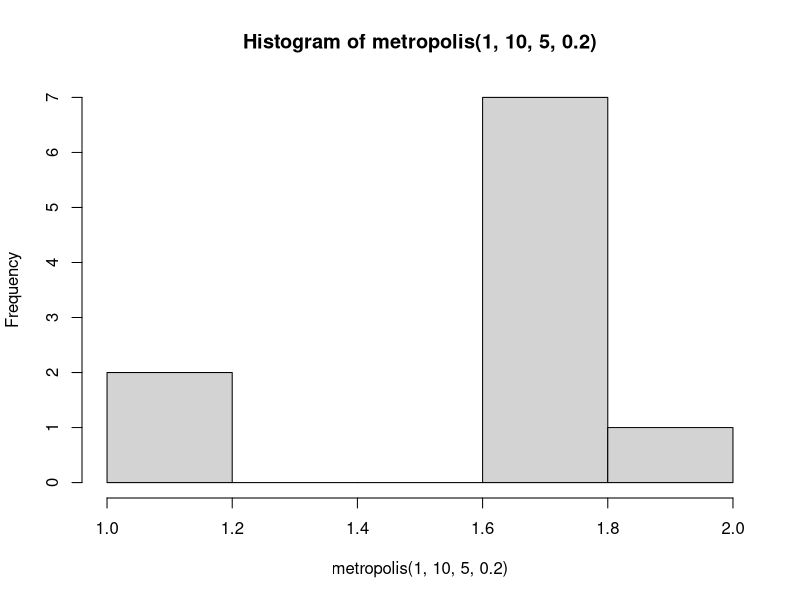
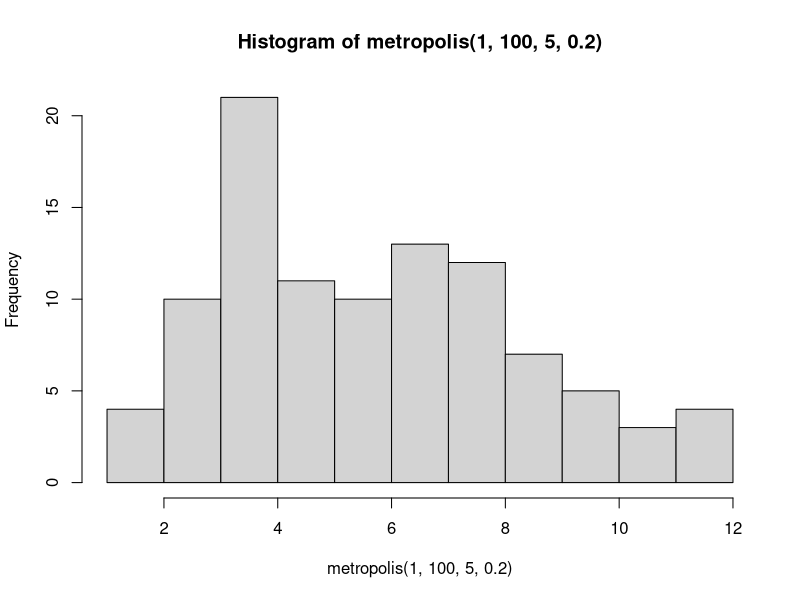
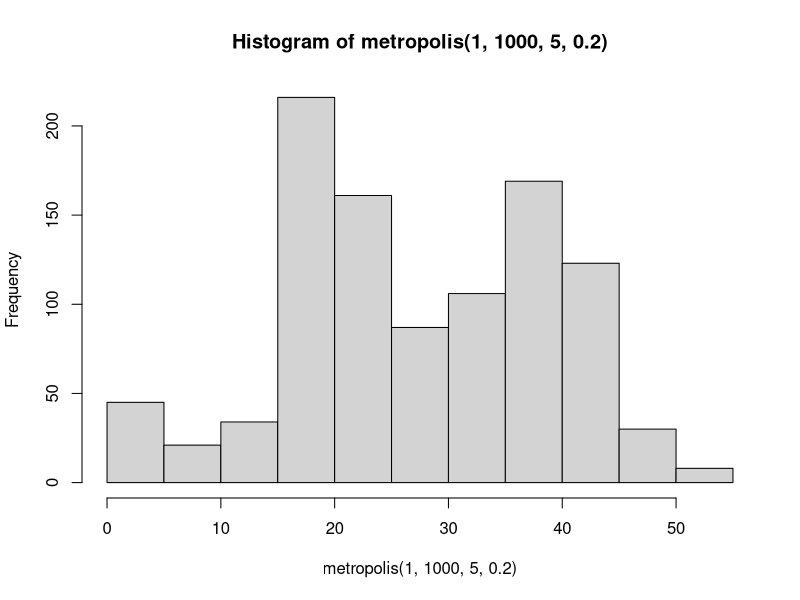
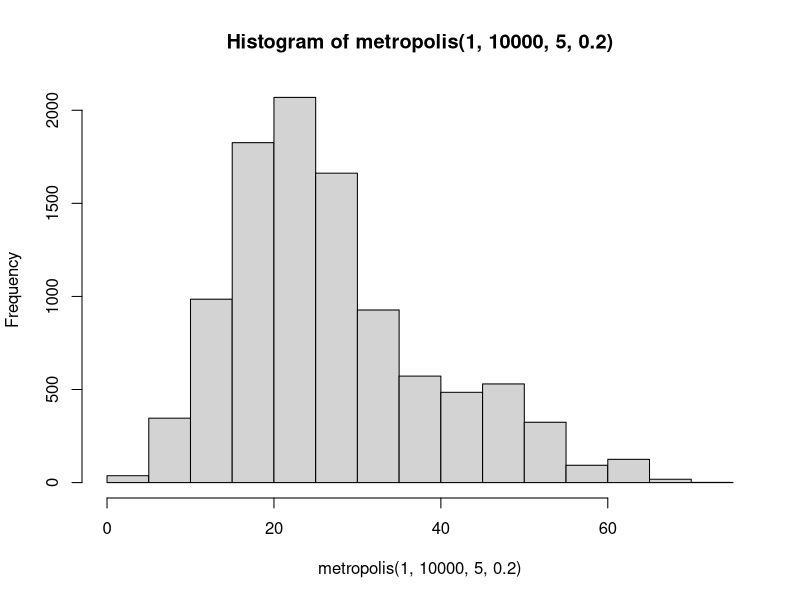
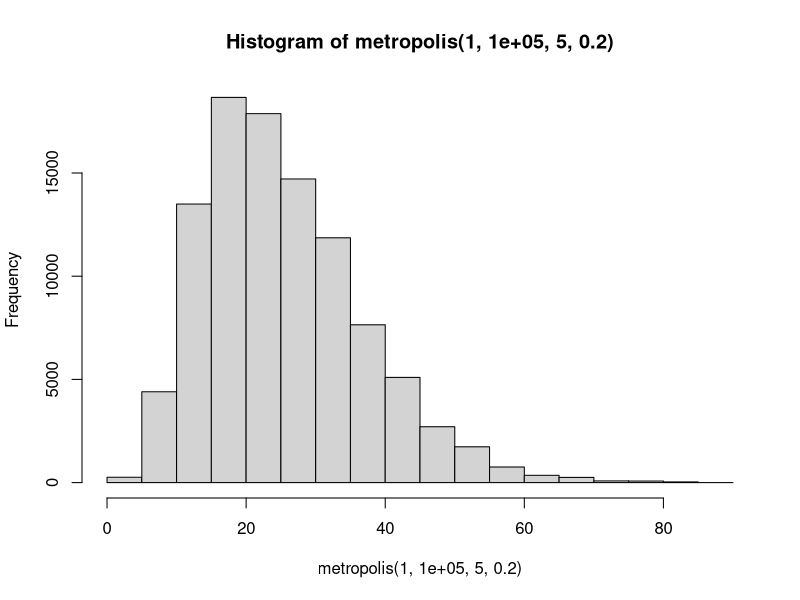
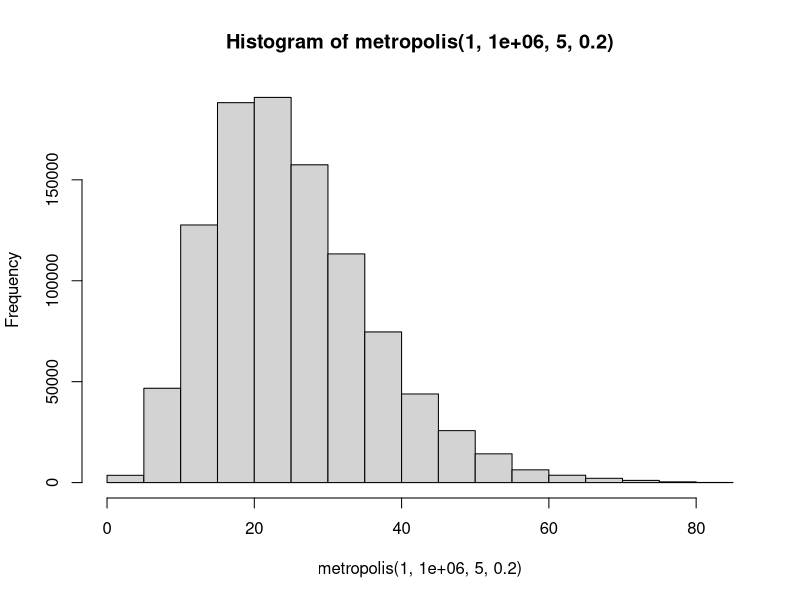
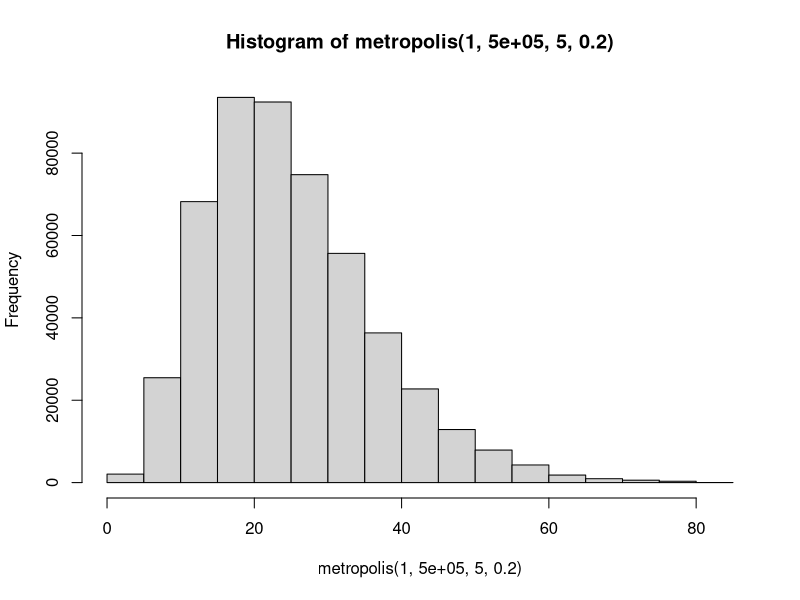
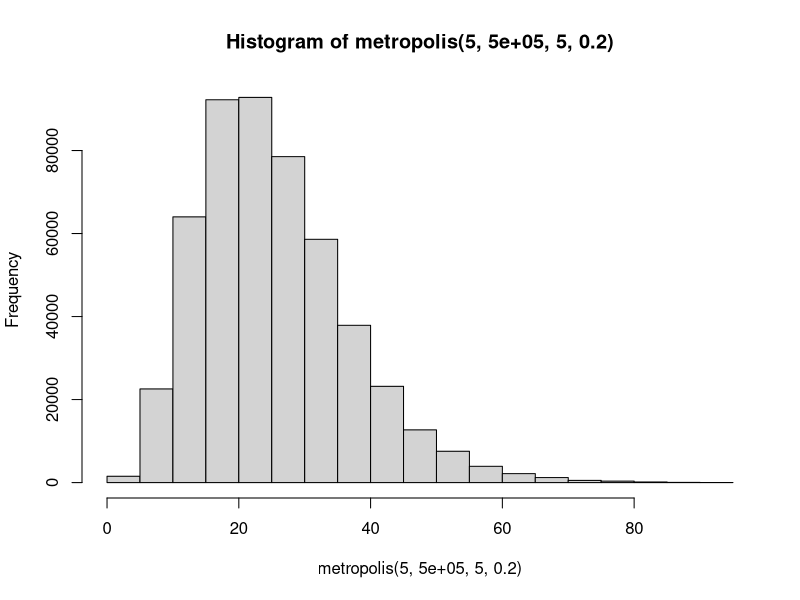

Reproduce these figures in R, in order.
## ---- chunk 1
gamma_func <- function(x, shape, rate) {
  if (x > 0)
    return(x^(shape - 1) * exp(-rate * x))
  else
    return(0)
}
## ---- chunk 2
metropolis <- function(theta_0, n_iter, alpha, beta) {
  theta <- vector(length = n_iter + 1)
  current <- theta_0
  for (k in 1:n_iter + 1) {
    theta[k] <- current
    # Obtenemos el valor propuesto usando la distribución normal
    proposal <- rnorm(1, mean = theta[k], sd = 1)
    # Valor de la densidad gamma para este valor propuesto
    prob_prop <- gamma_func(proposal, shape = alpha, rate = beta)
    # Probabilidad para el valor actual
    prob_current <- gamma_func(current, shape = alpha, rate = beta)
    # Proporción entre ambas probabilidades
    ratio <- prob_prop / prob_current
    # Probabilidad de aceptar el nuevo valor
    prob <- min(1, ratio)
    # Decisión sobre si aceptar el nuevo valor o no
    decision <- rbinom(1, 1, prob)
    # Actualización del valor
    current <- ifelse(decision == 1, proposal, current)
  }
  # Devolvemos theta_1 a theta_(n+1), dando n valores
  return(theta[-1])
}
## ---- chunk 3
hist(metropolis(1, 1e1, 5, 0.2))
hist(metropolis(1, 1e2, 5, 0.2))
hist(metropolis(1, 1e3, 5, 0.2))
hist(metropolis(1, 1e4, 5, 0.2))
hist(metropolis(1, 1e5, 5, 0.2))
hist(metropolis(1, 1e6, 5, 0.2))
## ---- chunk 4
hist(metropolis(1, 5e5, 5, 0.2))
hist(metropolis(5, 5e5, 5, 0.2))
hist(metropolis(10, 5e5, 5, 0.2))
hist(metropolis(50, 5e5, 5, 0.2))
hist(metropolis(100, 5e5, 5, 0.2))
## ---- chunk 5
# Distribución no normalizada
gamma_vect <- rgamma(1e6, shape = 5, rate = 0.2)
hist(gamma_vect, xlim = range(c(0, 120)))
## ---- chunk 6
# Distribución no normalizada
gamma_vect <- metropolis(1, 1e6, 5, 0.2)
hist(gamma_vect, xlim = range(c(0, 120)))
